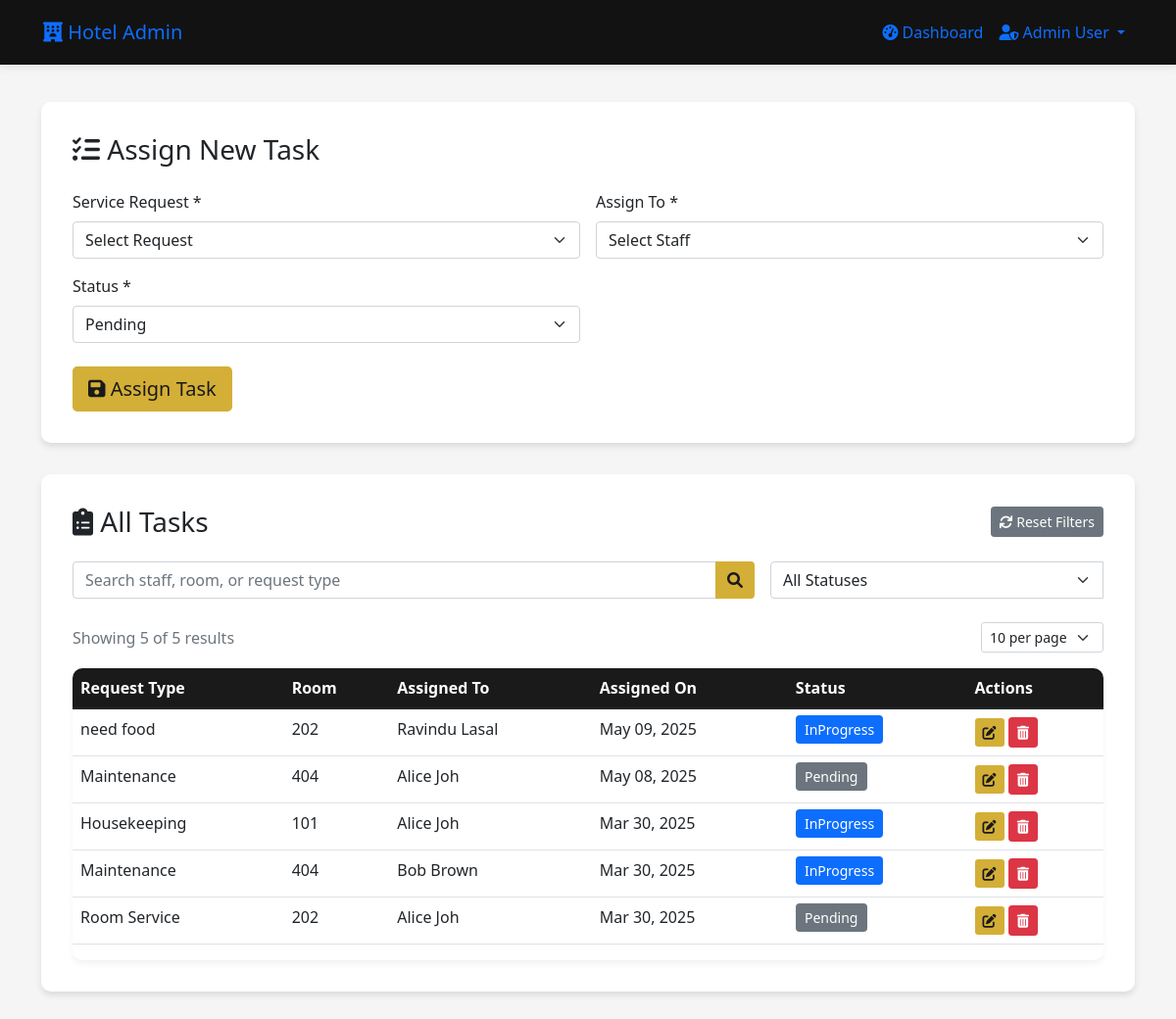
/admins/assign_task.php (signed in), run on the app's committed database.
### tables this page shows
CREATE TABLE `assignedtasks` (
  `TaskID` int(11) NOT NULL,
  `RequestID` int(11) DEFAULT NULL,
  `StaffID` int(11) DEFAULT NULL,
  `AssignmentDateTime` timestamp NOT NULL DEFAULT current_timestamp(),
  `TaskStatus` enum('Pending','InProgress','Completed') DEFAULT 'Pending'
);

CREATE TABLE `servicerequests` (
  `RequestID` int(11) NOT NULL,
  `BookingID` int(11) DEFAULT NULL,
  `UserID` int(11) DEFAULT NULL,
  `RequestType` varchar(255) NOT NULL,
  `Description` text DEFAULT NULL,
  `Status` enum('Pending','Assigned','Completed') DEFAULT 'Pending',
  `CreatedAt` timestamp NOT NULL DEFAULT current_timestamp()
);

CREATE TABLE `rooms` (
  `RoomID` int(11) NOT NULL,
  `RoomNumber` varchar(50) NOT NULL,
  `RoomType` varchar(100) NOT NULL,
  `Description` text DEFAULT NULL,
  `BasePrice` decimal(10,2) NOT NULL,
  `AvailabilityStatus` enum('Available','Occupied','Maintenance') DEFAULT 'Available',
  `CreatedAt` timestamp NOT NULL DEFAULT current_timestamp()
);

CREATE TABLE `users` (
  `UserID` int(11) NOT NULL,
  `FullName` varchar(255) NOT NULL,
  `Email` varchar(255) NOT NULL,
  `PasswordHash` varchar(255) NOT NULL,
  `UserType` enum('Customer','Staff','Admin') NOT NULL,
  `PhoneNumber` varchar(20) DEFAULT NULL,
  `Address` varchar(255) DEFAULT NULL,
  `CreatedAt` timestamp NOT NULL DEFAULT current_timestamp(),
  `LastLogin` timestamp NULL DEFAULT NULL
);

### admins/assign_task.php (the view, shortened to what this page needs)
<?php
require '../config/db.con.php';
$action = isset($_GET['action']) ? $_GET['action'] : 'add';
$taskData = [
    'RequestID' => '',
    'StaffID' => '',
    'TaskStatus' => 'Pending'
];
$results_per_page = isset($_GET['per_page']) ? intval($_GET['per_page']) : 10;
$current_page = isset($_GET['page']) ? max(1, intval($_GET['page'])) : 1;
$offset = ($current_page - 1) * $results_per_page;
$search = isset($_GET['search']) ? $conn->real_escape_string($_GET['search']) : '';
$base_query = "FROM AssignedTasks at
              JOIN ServiceRequests sr ON at.RequestID = sr.RequestID
              JOIN Users u ON at.StaffID = u.UserID
              JOIN Bookings b ON sr.BookingID = b.BookingID
              JOIN Rooms r ON b.RoomID = r.RoomID
              WHERE 1=1";
$params = [];
$count_stmt = $conn->prepare("SELECT COUNT(*) AS total $base_query");
$count_stmt->execute();
$total_rows = $count_stmt->get_result()->fetch_assoc()['total'];
$query = "SELECT at.*, sr.RequestType, r.RoomNumber, u.FullName AS StaffName $base_query
          ORDER BY at.AssignmentDateTime DESC
          LIMIT ? OFFSET ?";
$params[] = $results_per_page;
$params[] = $offset;
$stmt = $conn->prepare($query);
$types = (!empty($params) ? str_repeat('s', count($params)-2) : '') . 'ii';
$stmt->bind_param($types, ...$params);
$stmt->execute();
$tasks = $stmt->get_result()->fetch_all(MYSQLI_ASSOC);
?>
<!DOCTYPE html>
<html lang="en">
<head>
    <link href="https://cdn.jsdelivr.net/npm/bootstrap@5.1.3/dist/css/bootstrap.min.css" rel="stylesheet">
    <link rel="stylesheet" href="https://cdnjs.cloudflare.com/ajax/libs/font-awesome/6.0.0/css/all.min.css">
    <link href="https://cdn.rawgit.com/michalsnik/aos/2.3.1/dist/aos.css" rel="stylesheet">
    <link rel="stylesheet" href="../assets/css/admin_manage.css">
</head>
<body>
    <nav class="top-nav navbar navbar-expand-lg">
        <div class="container-fluid">
            <a class="navbar-brand nav-brand" href="dashboard.php"><i class="fas fa-hotel"></i> Hotel Admin</a>
            <div class="collapse navbar-collapse" id="navbarNav">
                <ul class="navbar-nav ms-auto">
                    <li class="nav-item">
                        <a class="nav-link" href="dashboard.php"><i class="fas fa-tachometer-alt"></i> Dashboard</a>
                    </li>
                    <li class="nav-item dropdown">
                        <a class="nav-link dropdown-toggle" href="#" id="adminDropdown" role="button" data-bs-toggle="dropdown">
                            <i class="fas fa-user-shield"></i> <?= htmlspecialchars($_SESSION['FullName']) ?>
                        </a>
                    </li>
                </ul>
            </div>
        </div>
    </nav>
    <div class="container">
        <div class="management-card mt-4" data-aos="fade-up">
            <h3 class="mb-4">
                <i class="fas fa-tasks"></i>
                <?= $action === 'add' ? 'Assign New Task' : 'Edit Task' ?>
            </h3>
            <form method="POST">
                <div class="row g-3">
                    <div class="col-md-6">
                        <label class="form-label">Service Request *</label>
                        <select class="form-select" name="request_id" required>
                            <option value="">Select Request</option>
                        </select>
                    </div>
                    <div class="col-md-6">
                        <label class="form-label">Assign To *</label>
                        <select class="form-select" name="staff_id" required>
                            <option value="">Select Staff</option>
                        </select>
                    </div>
                    <div class="col-md-6">
                        <label class="form-label">Status *</label>
                        <select class="form-select" name="status" required>
                            <option value="Pending" <?= $taskData['TaskStatus'] === 'Pending' ? 'selected' : '' ?>>Pending</option>
                        </select>
                    </div>
                    <div class="col-12 mt-4">
                        <button type="submit" class="btn btn-accent btn-lg">
                            <i class="fas fa-save"></i>
                            <?= $action === 'add' ? 'Assign Task' : 'Update Task' ?>
                        </button>
                    </div>
                </div>
            </form>
        </div>
        <div class="management-card mt-4" data-aos="fade-up">
            <div class="d-flex justify-content-between align-items-center mb-4">
                <h3 class="mb-0"><i class="fas fa-clipboard-list"></i> All Tasks</h3>
                <div>
                    <a href="manage_tasks.php" class="btn btn-sm btn-secondary">
                        <i class="fas fa-sync"></i> Reset Filters
                    </a>
                </div>
            </div>
            <div class="row g-3 mb-4">
                <div class="col-md-8">
                    <form method="GET" class="input-group">
                        <input type="text" class="form-control" name="search"
                               placeholder="Search staff, room, or request type"
                               value="<?= htmlspecialchars($search) ?>">
                        <button type="submit" class="btn btn-accent">
                            <i class="fas fa-search"></i>
                        </button>
                    </form>
                </div>
                <div class="col-md-4">
                    <form method="GET" class="input-group">
                        <select class="form-select" name="status" onchange="this.form.submit()">
                            <option value="">All Statuses</option>
                        </select>
                    </form>
                </div>
            </div>
            <div class="d-flex justify-content-between align-items-center mb-3">
                <span class="text-muted">
                    Showing <?= count($tasks) ?> of <?= $total_rows ?> results
                </span>
                <form method="GET" class="ms-3">
                    <select class="form-select form-select-sm" name="per_page" onchange="this.form.submit()">
                        <option value="10" <?= $results_per_page == 10 ? 'selected' : '' ?>>10 per page</option>
                    </select>
                </form>
            </div>
            <div class="table-responsive">
                <table class="table table-hover">
                    <thead>
                        <tr>
                            <th>Request Type</th>
                            <th>Room</th>
                            <th>Assigned To</th>
                            <th>Assigned On</th>
                            <th>Status</th>
                            <th>Actions</th>
                        </tr>
                    </thead>
                    <tbody>
                        <?php if (count($tasks) > 0): ?>
                            <?php foreach ($tasks as $task): ?>
                                <tr>
                                    <td><?= htmlspecialchars($task['RequestType']) ?></td>
                                    <td><?= htmlspecialchars($task['RoomNumber']) ?></td>
                                    <td><?= htmlspecialchars($task['StaffName']) ?></td>
                                    <td><?= date('M d, Y', strtotime($task['AssignmentDateTime'])) ?></td>
                                    <td>
                                        <span class="status-badge status-<?= strtolower($task['TaskStatus']) ?>">
                                            <?= $task['TaskStatus'] ?>
                                        </span>
                                    </td>
                                    <td>
                                        <a href="assign_task.php?action=edit&id=<?= $task['TaskID'] ?>"
                                           class="btn btn-sm btn-accent">
                                            <i class="fas fa-edit"></i>
                                        </a>
                                        <a href="assign_task.php?action=delete&id=<?= $task['TaskID'] ?>"
                                           class="btn btn-sm btn-danger"
                                           onclick="return confirm('Are you sure you want to delete this task?')">
                                            <i class="fas fa-trash-alt"></i>
                                        </a>
                                    </td>
                                </tr>
                            <?php endforeach; ?>
                        <?php endif; ?>
                    </tbody>
                </table>
            </div>
        </div>
    </div>
</body>
</html>

### assets/css/admin_manage.css (style rules this page uses)
:root { --primary: #1a1a1a; --secondary: #ffffff; --accent: #d4af37; --light: #f5f5f5; --dark: #121212; }
body { background-color: var(--light); padding-top: 80px; }
.top-nav { background: var(--dark); padding: 0.8rem 2rem; box-shadow: 0 2px 10px rgba(0,0,0,0.1); position: fixed; width: 100%; top: 0; z-index: 1000; }
.management-card { background: var(--secondary); border-radius: 10px; box-shadow: 0 4px 6px rgba(0,0,0,0.1); padding: 2rem; margin-bottom: 2rem; }
.table-responsive { border-radius: 10px; overflow: hidden; box-shadow: 0 4px 6px rgba(0,0,0,0.05); }
.table thead { background: var(--primary); color: var(--secondary); }
.btn-accent { background-color: var(--accent); color: var(--primary); border: none; }

### admins/assign_task.php (style rules this page uses)
:root { --primary: #1a1a1a; --secondary: #ffffff; --accent: #d4af37; --light: #f5f5f5; --dark: #121212; }
.management-card { background: var(--secondary); border-radius: 10px; box-shadow: 0 4px 6px rgba(0,0,0,0.1); padding: 2rem; margin-bottom: 2rem; }
.status-badge { padding: 0.35em 0.65em; border-radius: 0.25rem; font-size: 0.875em; }
.status-pending { background-color: #6c757d; color: white; }
.status-inprogress { background-color: #0d6efd; color: white; }

### data on the page
assignedtasks: RequestID.RequestType "need food", rooms.RoomNumber "202", StaffID.FullName "Ravindu Lasal", AssignmentDateTime "May 09, 2025", TaskStatus "InProgress"
assignedtasks: RequestID.RequestType "Maintenance", rooms.RoomNumber "404", StaffID.FullName "Alice Joh", AssignmentDateTime "May 08, 2025", TaskStatus "Pending"
assignedtasks: RequestID.RequestType "Housekeeping", rooms.RoomNumber "101", StaffID.FullName "Alice Joh", AssignmentDateTime "Mar 30, 2025", TaskStatus "InProgress"
assignedtasks: RequestID.RequestType "Maintenance", rooms.RoomNumber "404", StaffID.FullName "Bob Brown", AssignmentDateTime "Mar 30, 2025", TaskStatus "InProgress"
assignedtasks: RequestID.RequestType "Room Service", rooms.RoomNumber "202", StaffID.FullName "Alice Joh", AssignmentDateTime "Mar 30, 2025", TaskStatus "Pending"

### other printed values
$_SESSION['FullName'] "Admin User"
count($tasks) "5"
$total_rows "5"
